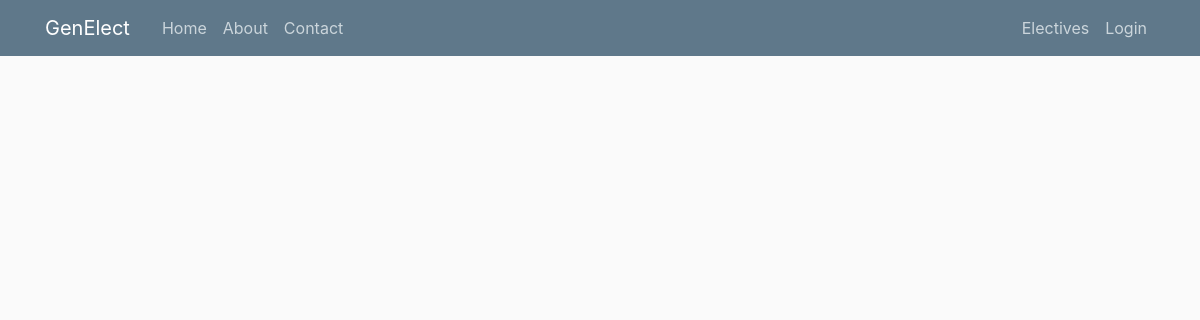
The page /index on the database as committed earlier.
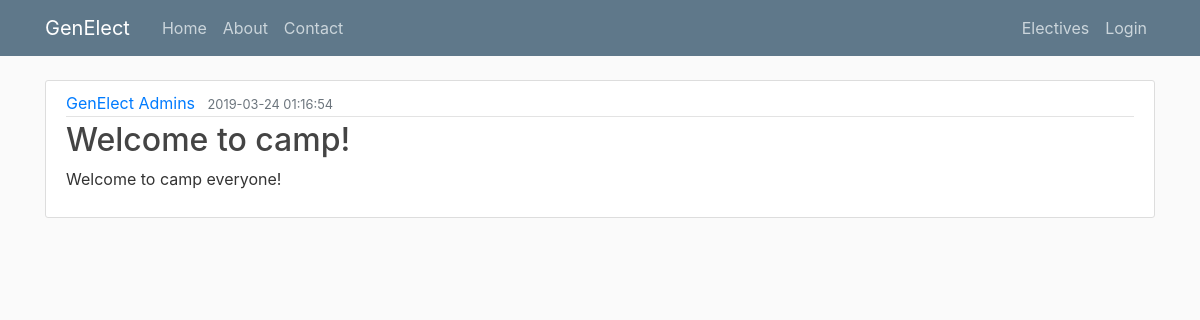
The same page on the database as committed later.
### genElect/models.py (models this page shows)
class Base(db.Model):
    __abstract__ = True
    id = db.Column(db.Integer, primary_key=True, autoincrement=True)
    date_created = db.Column(db.DateTime, default=db.func.current_timestamp())
    date_modified = db.Column(db.DateTime, default=db.func.current_timestamp(),
            onupdate=db.func.current_timestamp())

class Notifications(Base):
    title = db.Column(db.String(100))
    notification = db.Column(db.String(1000))

### genElect/__init__.py (the view)
@app.route("/")
@app.route("/home")
@app.route("/index")
def index():
    notifications = Notifications.query.all()
    notifications.reverse()
    return render_template('index.html', notifications=notifications)

### genElect/templates/index.html (shortened to what this page needs)
{% extends "layout.html" %}
{% block content %}
    {% for notification in notifications %}
        <article class="media content-section">
          <div class="media-body">
            <div class="article-metadata">
              <a class="mr-2" href="#">GenElect Admins</a>
              <small class="text-muted">{{ notification.date_created }}</small>
            </div>
            <h2><a class="article-title" href="#">{{ notification.title }}</a></h2>
            <p class="article-content">{{ notification.notification }}</p>
          </div>
        </article>
    {% endfor %}
{% endblock content %}

Rows that differ between the two databases and show on the page:
added Notifications: date_created "2019-03-24 01:16:54", title "Welcome to camp!", notification "Welcome to camp everyone!"
